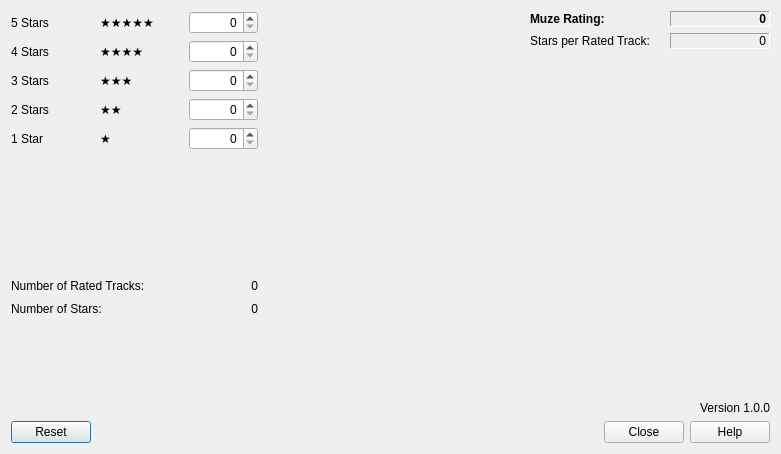
<?xml version="1.0" encoding="UTF-8"?>
<ui version="4.0">
 <class>CalculatorDialog</class>
 <widget class="QDialog" name="CalculatorDialog">
  <property name="geometry">
   <rect>
    <x>0</x>
    <y>0</y>
    <width>781</width>
    <height>454</height>
   </rect>
  </property>
  <property name="minimumSize">
   <size>
    <width>549</width>
    <height>404</height>
   </size>
  </property>
  <property name="maximumSize">
   <size>
    <width>2000</width>
    <height>2000</height>
   </size>
  </property>
  <property name="windowTitle">
   <string>Muze Rating Calculator</string>
  </property>
  <property name="windowIcon">
   <iconset resource="../../resources/muze-rating-calculator.qrc">
    <normaloff>:/images/muze-rating-calculator.ico</normaloff>:/images/muze-rating-calculator.ico</iconset>
  </property>
  <layout class="QGridLayout" name="gridLayout_4">
   <item row="0" column="0">
    <layout class="QVBoxLayout" name="verticalLayout_3">
     <item>
      <layout class="QHBoxLayout" name="horizontalLayout">
       <item>
        <layout class="QVBoxLayout" name="verticalLayout_2">
         <item>
          <layout class="QGridLayout" name="gridLayout">
           <property name="horizontalSpacing">
            <number>20</number>
           </property>
           <item row="4" column="2">
            <widget class="QSpinBox" name="star1SpinBox">
             <property name="alignment">
              <set>Qt::AlignRight|Qt::AlignTrailing|Qt::AlignVCenter</set>
             </property>
             <property name="maximum">
              <number>999</number>
             </property>
            </widget>
           </item>
           <item row="3" column="2">
            <widget class="QSpinBox" name="star2SpinBox">
             <property name="alignment">
              <set>Qt::AlignRight|Qt::AlignTrailing|Qt::AlignVCenter</set>
             </property>
             <property name="maximum">
              <number>999</number>
             </property>
            </widget>
           </item>
           <item row="0" column="1">
            <widget class="QLabel" name="star5Label">
             <property name="text">
              <string>★★★★★</string>
             </property>
             <property name="alignment">
              <set>Qt::AlignLeading|Qt::AlignLeft|Qt::AlignVCenter</set>
             </property>
            </widget>
           </item>
           <item row="1" column="1">
            <widget class="QLabel" name="star4Label">
             <property name="text">
              <string>★★★★</string>
             </property>
             <property name="alignment">
              <set>Qt::AlignLeading|Qt::AlignLeft|Qt::AlignVCenter</set>
             </property>
            </widget>
           </item>
           <item row="3" column="1">
            <widget class="QLabel" name="star2Label">
             <property name="text">
              <string>★★</string>
             </property>
             <property name="alignment">
              <set>Qt::AlignLeading|Qt::AlignLeft|Qt::AlignVCenter</set>
             </property>
            </widget>
           </item>
           <item row="4" column="0">
            <widget class="QLabel" name="star1TextLabel">
             <property name="text">
              <string>1 Star</string>
             </property>
            </widget>
           </item>
           <item row="0" column="0">
            <widget class="QLabel" name="star5TextLabel">
             <property name="text">
              <string>5 Stars</string>
             </property>
            </widget>
           </item>
           <item row="2" column="1">
            <widget class="QLabel" name="star3Label">
             <property name="text">
              <string>★★★</string>
             </property>
             <property name="alignment">
              <set>Qt::AlignLeading|Qt::AlignLeft|Qt::AlignVCenter</set>
             </property>
            </widget>
           </item>
           <item row="2" column="0">
            <widget class="QLabel" name="star3TextLabel">
             <property name="text">
              <string>3 Stars</string>
             </property>
            </widget>
           </item>
           <item row="2" column="2">
            <widget class="QSpinBox" name="star3SpinBox">
             <property name="alignment">
              <set>Qt::AlignRight|Qt::AlignTrailing|Qt::AlignVCenter</set>
             </property>
             <property name="maximum">
              <number>999</number>
             </property>
            </widget>
           </item>
           <item row="0" column="2">
            <widget class="QSpinBox" name="star5SpinBox">
             <property name="alignment">
              <set>Qt::AlignRight|Qt::AlignTrailing|Qt::AlignVCenter</set>
             </property>
             <property name="maximum">
              <number>999</number>
             </property>
            </widget>
           </item>
           <item row="4" column="1">
            <widget class="QLabel" name="star1Label">
             <property name="text">
              <string>★</string>
             </property>
             <property name="alignment">
              <set>Qt::AlignLeading|Qt::AlignLeft|Qt::AlignVCenter</set>
             </property>
            </widget>
           </item>
           <item row="1" column="2">
            <widget class="QSpinBox" name="star4SpinBox">
             <property name="alignment">
              <set>Qt::AlignRight|Qt::AlignTrailing|Qt::AlignVCenter</set>
             </property>
             <property name="maximum">
              <number>999</number>
             </property>
            </widget>
           </item>
           <item row="1" column="0">
            <widget class="QLabel" name="star4TextLabel">
             <property name="text">
              <string>4 Stars</string>
             </property>
            </widget>
           </item>
           <item row="3" column="0">
            <widget class="QLabel" name="star2TextLabel">
             <property name="text">
              <string>2 Stars</string>
             </property>
            </widget>
           </item>
          </layout>
         </item>
         <item>
          <layout class="QGridLayout" name="gridLayout_2">
           <property name="topMargin">
            <number>20</number>
           </property>
           <property name="horizontalSpacing">
            <number>20</number>
           </property>
           <item row="1" column="0">
            <widget class="QLabel" name="numberOfRatedTracksTextLabel">
             <property name="sizePolicy">
              <sizepolicy hsizetype="Preferred" vsizetype="Preferred">
               <horstretch>0</horstretch>
               <verstretch>0</verstretch>
              </sizepolicy>
             </property>
             <property name="text">
              <string>Number of Rated Tracks:</string>
             </property>
            </widget>
           </item>
           <item row="1" column="2">
            <widget class="QLabel" name="numberOfRatedTracksLabel">
             <property name="minimumSize">
              <size>
               <width>50</width>
               <height>0</height>
              </size>
             </property>
             <property name="frameShape">
              <enum>QFrame::NoFrame</enum>
             </property>
             <property name="text">
              <string>0</string>
             </property>
             <property name="alignment">
              <set>Qt::AlignRight|Qt::AlignTrailing|Qt::AlignVCenter</set>
             </property>
             <property name="margin">
              <number>2</number>
             </property>
            </widget>
           </item>
           <item row="0" column="0">
            <spacer name="verticalSpacer_2">
             <property name="orientation">
              <enum>Qt::Vertical</enum>
             </property>
             <property name="sizeHint" stdset="0">
              <size>
               <width>20</width>
               <height>40</height>
              </size>
             </property>
            </spacer>
           </item>
           <item row="2" column="2">
            <widget class="QLabel" name="numberOfStarsLabel">
             <property name="minimumSize">
              <size>
               <width>50</width>
               <height>0</height>
              </size>
             </property>
             <property name="text">
              <string>0</string>
             </property>
             <property name="alignment">
              <set>Qt::AlignRight|Qt::AlignTrailing|Qt::AlignVCenter</set>
             </property>
             <property name="margin">
              <number>2</number>
             </property>
            </widget>
           </item>
           <item row="3" column="0">
            <spacer name="verticalSpacer">
             <property name="orientation">
              <enum>Qt::Vertical</enum>
             </property>
             <property name="sizeHint" stdset="0">
              <size>
               <width>20</width>
               <height>40</height>
              </size>
             </property>
            </spacer>
           </item>
           <item row="2" column="0">
            <widget class="QLabel" name="numberOfStarsTextLabel">
             <property name="text">
              <string>Number of Stars:</string>
             </property>
            </widget>
           </item>
           <item row="1" column="1">
            <spacer name="horizontalSpacer_4">
             <property name="orientation">
              <enum>Qt::Horizontal</enum>
             </property>
             <property name="sizeHint" stdset="0">
              <size>
               <width>40</width>
               <height>20</height>
              </size>
             </property>
            </spacer>
           </item>
          </layout>
         </item>
        </layout>
       </item>
       <item>
        <spacer name="horizontalSpacer">
         <property name="orientation">
          <enum>Qt::Horizontal</enum>
         </property>
         <property name="sizeHint" stdset="0">
          <size>
           <width>40</width>
           <height>20</height>
          </size>
         </property>
        </spacer>
       </item>
       <item>
        <layout class="QVBoxLayout" name="verticalLayout">
         <property name="leftMargin">
          <number>20</number>
         </property>
         <item>
          <layout class="QGridLayout" name="gridLayout_3">
           <property name="leftMargin">
            <number>0</number>
           </property>
           <property name="horizontalSpacing">
            <number>20</number>
           </property>
           <item row="1" column="1">
            <widget class="QLabel" name="starsPerRatedTrackLabelValue">
             <property name="minimumSize">
              <size>
               <width>100</width>
               <height>0</height>
              </size>
             </property>
             <property name="frameShape">
              <enum>QFrame::Panel</enum>
             </property>
             <property name="frameShadow">
              <enum>QFrame::Sunken</enum>
             </property>
             <property name="text">
              <string>0</string>
             </property>
             <property name="alignment">
              <set>Qt::AlignRight|Qt::AlignTrailing|Qt::AlignVCenter</set>
             </property>
             <property name="margin">
              <number>2</number>
             </property>
            </widget>
           </item>
           <item row="1" column="0">
            <widget class="QLabel" name="starsPerRatedTrackLabel">
             <property name="text">
              <string>Stars per Rated Track:</string>
             </property>
            </widget>
           </item>
           <item row="0" column="0">
            <widget class="QLabel" name="muzeRatingLabel">
             <property name="font">
              <font>
               <bold>true</bold>
              </font>
             </property>
             <property name="text">
              <string>Muze Rating:</string>
             </property>
            </widget>
           </item>
           <item row="0" column="1">
            <widget class="QLabel" name="muzeRatingLabelValue">
             <property name="minimumSize">
              <size>
               <width>100</width>
               <height>0</height>
              </size>
             </property>
             <property name="font">
              <font>
               <bold>true</bold>
              </font>
             </property>
             <property name="frameShape">
              <enum>QFrame::Panel</enum>
             </property>
             <property name="frameShadow">
              <enum>QFrame::Sunken</enum>
             </property>
             <property name="text">
              <string>0</string>
             </property>
             <property name="alignment">
              <set>Qt::AlignRight|Qt::AlignTrailing|Qt::AlignVCenter</set>
             </property>
             <property name="margin">
              <number>2</number>
             </property>
            </widget>
           </item>
          </layout>
         </item>
         <item>
          <spacer name="verticalSpacer_3">
           <property name="orientation">
            <enum>Qt::Vertical</enum>
           </property>
           <property name="sizeHint" stdset="0">
            <size>
             <width>20</width>
             <height>40</height>
            </size>
           </property>
          </spacer>
         </item>
         <item>
          <widget class="QLabel" name="watermarkLabel">
           <property name="sizePolicy">
            <sizepolicy hsizetype="Fixed" vsizetype="Fixed">
             <horstretch>0</horstretch>
             <verstretch>0</verstretch>
            </sizepolicy>
           </property>
           <property name="minimumSize">
            <size>
             <width>200</width>
             <height>200</height>
            </size>
           </property>
           <property name="maximumSize">
            <size>
             <width>200</width>
             <height>200</height>
            </size>
           </property>
           <property name="baseSize">
            <size>
             <width>200</width>
             <height>200</height>
            </size>
           </property>
           <property name="text">
            <string/>
           </property>
           <property name="pixmap">
            <pixmap resource="../../resources/muze-rating-calculator.qrc">:/images/watermark.png</pixmap>
           </property>
           <property name="scaledContents">
            <bool>true</bool>
           </property>
           <property name="alignment">
            <set>Qt::AlignBottom|Qt::AlignLeading|Qt::AlignLeft</set>
           </property>
          </widget>
         </item>
         <item>
          <widget class="QLabel" name="versionLabel">
           <property name="text">
            <string>Version 1.0.0</string>
           </property>
           <property name="alignment">
            <set>Qt::AlignRight|Qt::AlignTrailing|Qt::AlignVCenter</set>
           </property>
          </widget>
         </item>
        </layout>
       </item>
      </layout>
     </item>
     <item>
      <widget class="QDialogButtonBox" name="buttonBox">
       <property name="orientation">
        <enum>Qt::Horizontal</enum>
       </property>
       <property name="standardButtons">
        <set>QDialogButtonBox::Close|QDialogButtonBox::Help|QDialogButtonBox::Reset</set>
       </property>
       <property name="centerButtons">
        <bool>false</bool>
       </property>
      </widget>
     </item>
    </layout>
   </item>
  </layout>
 </widget>
 <tabstops>
  <tabstop>star5SpinBox</tabstop>
  <tabstop>star4SpinBox</tabstop>
  <tabstop>star3SpinBox</tabstop>
  <tabstop>star2SpinBox</tabstop>
  <tabstop>star1SpinBox</tabstop>
 </tabstops>
 <resources>
  <include location="../../resources/muze-rating-calculator.qrc"/>
 </resources>
 <connections>
  <connection>
   <sender>buttonBox</sender>
   <signal>accepted()</signal>
   <receiver>CalculatorDialog</receiver>
   <slot>accept()</slot>
   <hints>
    <hint type="sourcelabel">
     <x>248</x>
     <y>254</y>
    </hint>
    <hint type="destinationlabel">
     <x>157</x>
     <y>274</y>
    </hint>
   </hints>
  </connection>
  <connection>
   <sender>buttonBox</sender>
   <signal>rejected()</signal>
   <receiver>CalculatorDialog</receiver>
   <slot>reject()</slot>
   <hints>
    <hint type="sourcelabel">
     <x>316</x>
     <y>260</y>
    </hint>
    <hint type="destinationlabel">
     <x>286</x>
     <y>274</y>
    </hint>
   </hints>
  </connection>
 </connections>
</ui>
